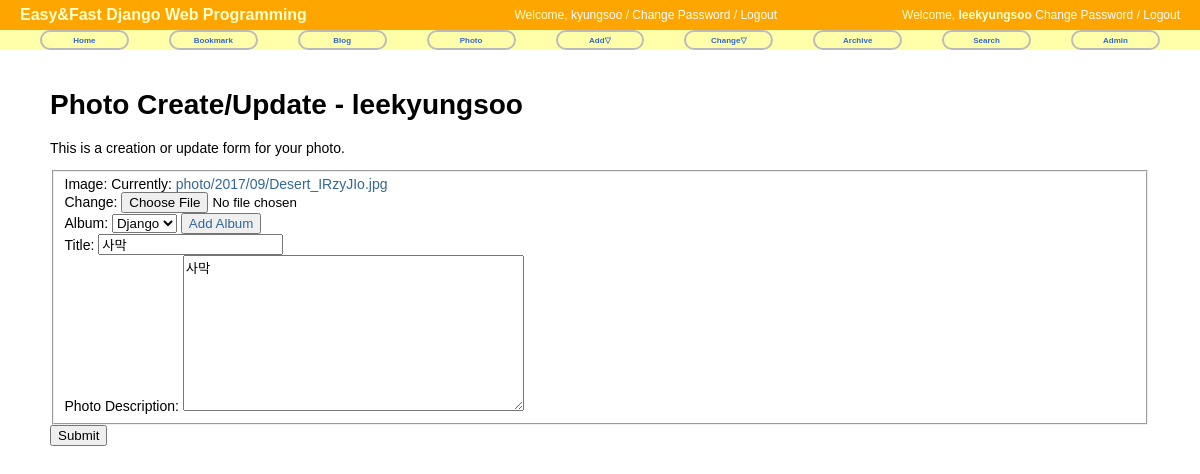
/photo/photo/1/update/ (signed in), run on the app's committed database.
### photo/models.py (models this page shows, shortened)
@python_2_unicode_compatible
class Photo(models.Model):
    album = models.ForeignKey(Album)
    title = models.CharField(max_length=50)
    image = ThumbnailImageField(upload_to='photo/%Y/%m')
    description = models.TextField('Photo Description', blank=True)
    upload_date = models.DateTimeField('Upload Date', auto_now_add=True)
    owner = models.ForeignKey(User, null=True)
    class Meta:
        ordering = ['title']

### photo/views.py (the view)
# urls.py: url(r'^photo/(?P<pk>[0-9]+)/update/$', PhotoUpdateView.as_view(), name="photo_update"),
class PhotoUpdateView(LoginRequiredMixin, UpdateView):
    model = Photo
    fields = ['album', 'title', 'image', 'description']
    success_url = reverse_lazy('photo:index')

### photo/models.py (called while the page is built)
    def __str__(self):
        return self.name

### photo/templates/photo/photo_form.html (shortened to what this page needs)
{% extends "base.html" %}
{% load staticfiles %}
{% block extrastyle %}{% static "css/forms/css" %}{% endblock %}
{% block content %}
<div id="content">
    <h1>Photo Create/Update - {{user}}</h1>
    {% if form.is_multipart %}
    <form enctype="multipart/form-data" method="post" action=".">
    {% else %}
    <form method="post" action=".">
    {% endif %}
    <p>This is a creation or update form for your photo.</p>
    <fieldset class="aligned">
        <div class="form-row">
            {{ form.image.label_tag }} {{ form.image }}
        </div>
        <div class="form-row">
            {{ form.album.label_tag }} {{ form.album }}
            <button type="button"><a href="{% url 'photo:album_add'%}">Add Album</a> </button>
        </div>
        <div class="form-row">
            {{ form.title.label_tag }} {{ form.title }}
        </div>
        <div class="form-row">
            {{ form.description.label_tag }} {{ form.description }}
        </div>
    </fieldset>
    <div class="submit-row">
        <input type="submit" value="Submit"/>
    </div>
    </form>
</div>
{% endblock %}

### mysite/templates/mysite/base.html (shortened to what this page needs)
<!DOCTYPE html>
<html lang="en">
<head>
    {% load staticfiles %}
    <link rel="stylesheet" type="text/css" href="{% static "css/base.css" %}"/>
    <link rel="stylesheet" type="text/css" href="{% block extrastyle %}{% endblock %}">
</head>
<body>
<div id="header">
    <h2 class = "maintitle">Easy&amp;Fast Django Web Programming</h2>
    <h4 class ="welcome">Welcome, <a href="#">kyungsoo</a> /
            <a href="#">Change Password</a> /
            <a href="#">Logout</a>
    </h4>
    {% if user.is_active %}
    <h4 class="welcome">Welcome,
        <strong>{% firstof user.get_short_name user.get_username %}</strong>
        <a href="{% url 'password_change' %}">Change Password</a> /
        <a href="{% url 'logout' %}">Logout</a>
    </h4>
    {% else %}
    <h4 class="welcome">Welcome, Anonymous /
        <a href="{% url 'login' %}">Login</a> /
        <a href="{% url 'register' %}">Register</a>
    </h4>
    {% endif %}
</div>
<div id="menu">
    <li><a href="{% url 'home' %}">Home</a> </li>
    <li><a href="{% url 'bookmark:index' %}">Bookmark</a> </li>
    <li><a href="{% url 'blog:index' %}">Blog</a> </li>
    <li><a href="{% url 'photo:index' %}">Photo</a></li>
    <li><a href="#">Add&bigtriangledown;</a>
    </li>
    <li><a href="#">Change&bigtriangledown;</a>
    </li>
    <li><a href="{% url 'blog:post_archive' %}">Archive</a> </li>
    <li><a href="{% url 'blog:search' %}">Search</a> </li>
    <li><a href="{% url 'admin:index' %}">Admin</a> </li>
</div>
{% block content %}{% endblock %}
</body>
</html>

### mysite/static/css/base.css (style rules this page uses)
body { font-family: "Lucida Grande", Verdana, Arial, sans-serif; font-size: 14px; }
div#header { position: absolute; top: 0px; left: 0px; height: 30px; width: 100%; display: table; background: orange; }
div#menu { position: absolute; top: 30px; left: 0px; height: 20px; width: 100%; display: table; table-layout: fixed; border-spacing: 40px 0px; background: #ffa; font-size: 8px; }
div#content { position: absolute; top: 70px; left: 50px; right: 50px; }
.maintitle { display: table-cell; vertical-align: middle; padding-left: 20px; color: #ffc; font-weight: bold; font-size: 16px; }
.welcome { display: table-cell; vertical-align: middle; text-align: right; padding-right: 20px; color: #ffc; font-weight: normal; font-size: 12px; }
.welcome a:link, .welcome a:visited { color: white; }
div#menu a:link, div#menu a:visited { color: #36c; }
div#menu > li { display: table-cell; vertical-align: middle; border: 2px solid #bbb; border-radius: 25px; text-align: center; font-weight: bold; }
a:link, a:visited { color: #369; text-decoration: none; }

### data on the page
Photo: album "Django", title "사막", description "사막"

### other printed values
{{ user }} "leekyungsoo"
